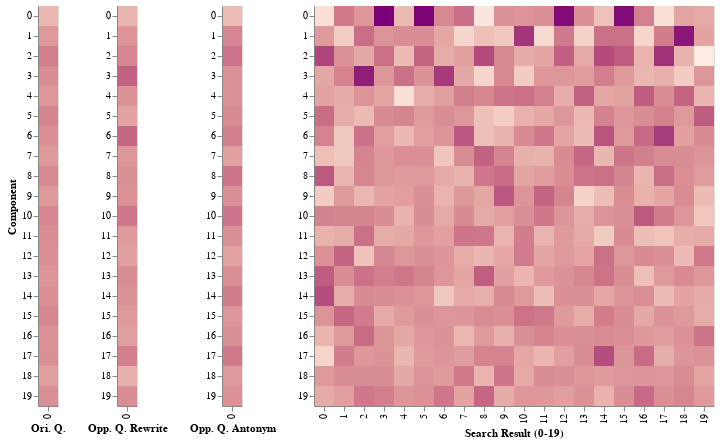

The code cell stored with this chart in its notebook:
### Code cell
#color_range = ["#FFF33B", "#E93E3A"]

color_range = ["#feebe2", "#7a0177"]

query_chart = alt.Chart(data=df_query_plot).mark_rect().encode(
    x = alt.X('Review:N', title="Ori. Q."),
    y = alt.Y('variable:O', title="Component"),
    color=alt.Color('value:Q', title="Value", scale=alt.Scale(range=color_range), legend=None)
)

rewrite_chart = alt.Chart(data=df_opposite_query_plot_rewrite).mark_rect().encode(
    x = alt.X('Review:N', title="Opp. Q. Rewrite"),
    y = alt.Y('variable:O', title=""),
    color=alt.Color('value:Q', title="Value", scale=alt.Scale(range=color_range), legend=None)
)

antonym_chart = alt.Chart(data=df_opposite_query_plot_antonym).mark_rect().encode(
    x = alt.X('Review:N', title="Opp. Q. Antonym"),
    y = alt.Y('variable:O', title=""),
    color=alt.Color('value:Q', title="Value", scale=alt.Scale(range=color_range), legend=None)
)

search_result_chart = alt.Chart(data=df_search_result_plot).mark_rect().encode(
    x = alt.X('Review:N', title="Search Result (0-19)"),
    y = alt.Y('variable:O', title=""),
    color=alt.Color('value:Q', title="Value", scale=alt.Scale(range=color_range))
)

query_chart | rewrite_chart | antonym_chart | search_result_chart

### Figure 1 — Vega-Lite specification as saved in the notebook (floating-point values rounded to 4 significant figures; data arrays with more than 128 entries replaced by an {"elided": "..."} marker saying what was removed)
{"config": {"view": {"continuousWidth": 300, "continuousHeight": 300}}, "hconcat": [{"data": {"name": "data-06cd35670f6444432f52f34f49527244"}, "mark": {"type": "rect"}, "encoding": {"color": {"field": "value", "legend": null, "scale": {"range": ["#feebe2", "#7a0177"]}, "title": "Value", "type": "quantitative"}, "x": {"field": "Review", "title": "Ori. Q.", "type": "nominal"}, "y": {"field": "variable", "title": "Component", "type": "ordinal"}}}, {"data": {"name": "data-9aad5685f6fb4a96025574e73353b6cf"}, "mark": {"type": "rect"}, "encoding": {"color": {"field": "value", "legend": null, "scale": {"range": ["#feebe2", "#7a0177"]}, "title": "Value", "type": "quantitative"}, "x": {"field": "Review", "title": "Opp. Q. Rewrite", "type": "nominal"}, "y": {"field": "variable", "title": "", "type": "ordinal"}}}, {"data": {"name": "data-04428a2dd7f5d10781dbff40224e4590"}, "mark": {"type": "rect"}, "encoding": {"color": {"field": "value", "legend": null, "scale": {"range": ["#feebe2", "#7a0177"]}, "title": "Value", "type": "quantitative"}, "x": {"field": "Review", "title": "Opp. Q. Antonym", "type": "nominal"}, "y": {"field": "variable", "title": "", "type": "ordinal"}}}, {"data": {"name": "data-dd61ecf9e66079b6e458921fa024b33c"}, "mark": {"type": "rect"}, "encoding": {"color": {"field": "value", "scale": {"range": ["#feebe2", "#7a0177"]}, "title": "Value", "type": "quantitative"}, "x": {"field": "Review", "title": "Search Result (0-19)", "type": "nominal"}, "y": {"field": "variable", "title": "", "type": "ordinal"}}}], "$schema": "https://vega.github.io/schema/vega-lite/v5.8.0.json", "datasets": {"data-06cd35670f6444432f52f34f49527244": [{"Review": 0, "variable": 0, "value": -0.07344}, {"Review": 0, "variable": 1, "value": -0.01424}, {"Review": 0, "variable": 2, "value": 0.04098}, {"Review": 0, "variable": 3, "value": 0.01202}, {"Review": 0, "variable": 4, "value": -0.01012}, {"Review": 0, "variable": 5, "value": 0.02742}, {"Review": 0, "variable": 6, "value": 0.004654}, {"Review": 0, "variable": 7, "value": -0.0143}, {"Review": 0, "variable": 8, "value": 0.01818}, {"Review": 0, "variable": 9, "value": -0.01117}, {"Review": 0, "variable": 10, "value": 0.02258}, {"Review": 0, "variable": 11, "value": 0.009981}, {"Review": 0, "variable": 12, "value": 0.004451}, {"Review": 0, "variable": 13, "value": -0.004698}, {"Review": 0, "variable": 14, "value": 0.006471}, {"Review": 0, "variable": 15, "value": 0.02516}, {"Review": 0, "variable": 16, "value": -0.0002345}, {"Review": 0, "variable": 17, "value": 0.003719}, {"Review": 0, "variable": 18, "value": -0.02166}, {"Review": 0, "variable": 19, "value": 0.008276}], "data-9aad5685f6fb4a96025574e73353b6cf": [{"Review": 0, "variable": 0, "value": -0.06711}, {"Review": 0, "variable": 1, "value": -0.00287}, {"Review": 0, "variable": 2, "value": 0.02424}, {"Review": 0, "variable": 3, "value": 0.09533}, {"Review": 0, "variable": 4, "value": 0.003116}, {"Review": 0, "variable": 5, "value": -0.03043}, {"Review": 0, "variable": 6, "value": 0.08393}, {"Review": 0, "variable": 7, "value": -0.008101}, {"Review": 0, "variable": 8, "value": 0.003766}, {"Review": 0, "variable": 9, "value": 0.002762}, {"Review": 0, "variable": 10, "value": 0.05269}, {"Review": 0, "variable": 11, "value": -0.01446}, {"Review": 0, "variable": 12, "value": -0.02765}, {"Review": 0, "variable": 13, "value": 0.01409}, {"Review": 0, "variable": 14, "value": 0.0002848}, {"Review": 0, "variable": 15, "value": -0.01425}, {"Review": 0, "variable": 16, "value": -0.02266}, {"Review": 0, "variable": 17, "value": 0.03578}, {"Review": 0, "variable": 18, "value": -0.05638}, {"Review": 0, "variable": 19, "value": 0.009125}], "data-04428a2dd7f5d10781dbff40224e4590": [{"Review": 0, "variable": 0, "value": -0.08321}, {"Review": 0, "variable": 1, "value": 0.02558}, {"Review": 0, "variable": 2, "value": 0.06171}, {"Review": 0, "variable": 3, "value": 0.001947}, {"Review": 0, "variable": 4, "value": -0.001264}, {"Review": 0, "variable": 5, "value": 0.01461}, {"Review": 0, "variable": 6, "value": 0.03893}, {"Review": 0, "variable": 7, "value": -0.02713}, {"Review": 0, "variable": 8, "value": 0.0579}, {"Review": 0, "variable": 9, "value": 0.005024}, {"Review": 0, "variable": 10, "value": 0.05852}, {"Review": 0, "variable": 11, "value": 0.003916}, {"Review": 0, "variable": 12, "value": -0.03144}, {"Review": 0, "variable": 13, "value": 0.008108}, {"Review": 0, "variable": 14, "value": 0.04208}, {"Review": 0, "variable": 15, "value": -0.008969}, {"Review": 0, "variable": 16, "value": 0.004423}, {"Review": 0, "variable": 17, "value": 0.04827}, {"Review": 0, "variable": 18, "value": -0.0133}, {"Review": 0, "variable": 19, "value": 0.002982}], "data-dd61ecf9e66079b6e458921fa024b33c": {"elided": "400 records"}}}
